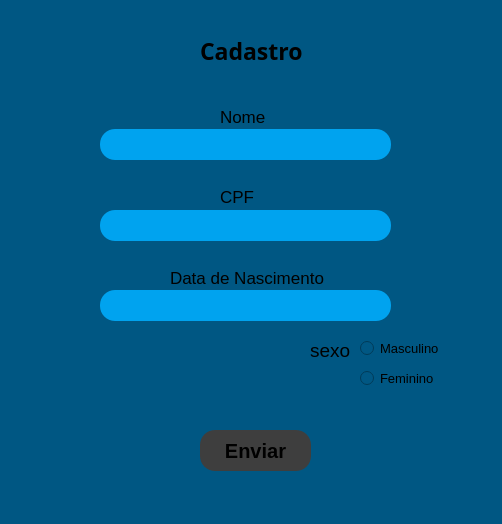
<?xml version="1.0" encoding="UTF-8"?>
<ui version="4.0">
 <class>TelaPrincipal</class>
 <widget class="QMainWindow" name="TelaPrincipal">
  <property name="geometry">
   <rect>
    <x>0</x>
    <y>0</y>
    <width>502</width>
    <height>524</height>
   </rect>
  </property>
  <property name="font">
   <font>
    <pointsize>12</pointsize>
   </font>
  </property>
  <property name="windowTitle">
   <string>MainWindow</string>
  </property>
  <property name="styleSheet">
   <string notr="true">
background-color: rgb(0, 87, 131);</string>
  </property>
  <widget class="QWidget" name="centralwidget">
   <widget class="QLabel" name="label">
    <property name="geometry">
     <rect>
      <x>200</x>
      <y>30</y>
      <width>111</width>
      <height>41</height>
     </rect>
    </property>
    <property name="font">
     <font>
      <family>PMingLiU-ExtB</family>
      <pointsize>17</pointsize>
      <weight>75</weight>
      <bold>true</bold>
     </font>
    </property>
    <property name="text">
     <string>Cadastro</string>
    </property>
   </widget>
   <widget class="QLineEdit" name="le_nome">
    <property name="geometry">
     <rect>
      <x>100</x>
      <y>129</y>
      <width>291</width>
      <height>31</height>
     </rect>
    </property>
    <property name="font">
     <font>
      <pointsize>12</pointsize>
     </font>
    </property>
    <property name="styleSheet">
     <string notr="true">background-color: rgb(0, 163, 239);
border-radius:15px;</string>
    </property>
   </widget>
   <widget class="QLabel" name="label_2">
    <property name="geometry">
     <rect>
      <x>220</x>
      <y>110</y>
      <width>47</width>
      <height>13</height>
     </rect>
    </property>
    <property name="font">
     <font>
      <pointsize>13</pointsize>
     </font>
    </property>
    <property name="text">
     <string>Nome</string>
    </property>
   </widget>
   <widget class="QLabel" name="label_3">
    <property name="geometry">
     <rect>
      <x>220</x>
      <y>190</y>
      <width>47</width>
      <height>13</height>
     </rect>
    </property>
    <property name="font">
     <font>
      <pointsize>13</pointsize>
     </font>
    </property>
    <property name="text">
     <string>CPF</string>
    </property>
   </widget>
   <widget class="QLineEdit" name="le_cpf">
    <property name="geometry">
     <rect>
      <x>100</x>
      <y>210</y>
      <width>291</width>
      <height>31</height>
     </rect>
    </property>
    <property name="font">
     <font>
      <pointsize>12</pointsize>
     </font>
    </property>
    <property name="styleSheet">
     <string notr="true">background-color: rgb(0, 163, 239);
border-radius:15px;</string>
    </property>
   </widget>
   <widget class="QLineEdit" name="le_nasc">
    <property name="geometry">
     <rect>
      <x>100</x>
      <y>290</y>
      <width>291</width>
      <height>31</height>
     </rect>
    </property>
    <property name="font">
     <font>
      <pointsize>12</pointsize>
     </font>
    </property>
    <property name="styleSheet">
     <string notr="true">background-color: rgb(0, 163, 239);
border-radius:15px;</string>
    </property>
   </widget>
   <widget class="QLabel" name="label_4">
    <property name="geometry">
     <rect>
      <x>170</x>
      <y>270</y>
      <width>171</width>
      <height>16</height>
     </rect>
    </property>
    <property name="font">
     <font>
      <pointsize>13</pointsize>
     </font>
    </property>
    <property name="text">
     <string>Data de Nascimento</string>
    </property>
   </widget>
   <widget class="QPushButton" name="pb_enviar">
    <property name="geometry">
     <rect>
      <x>200</x>
      <y>430</y>
      <width>111</width>
      <height>41</height>
     </rect>
    </property>
    <property name="font">
     <font>
      <pointsize>15</pointsize>
      <weight>75</weight>
      <bold>true</bold>
     </font>
    </property>
    <property name="styleSheet">
     <string notr="true">background-color: rgb(62, 62, 62);
border-radius:15px;
</string>
    </property>
    <property name="text">
     <string>Enviar</string>
    </property>
   </widget>
   <widget class="QLabel" name="lbl_situacao">
    <property name="geometry">
     <rect>
      <x>100</x>
      <y>399</y>
      <width>291</width>
      <height>31</height>
     </rect>
    </property>
    <property name="styleSheet">
     <string notr="true">color: rgb(255, 255, 255);</string>
    </property>
    <property name="text">
     <string/>
    </property>
    <property name="alignment">
     <set>Qt::AlignCenter</set>
    </property>
   </widget>
   <widget class="QRadioButton" name="rb_masc">
    <property name="geometry">
     <rect>
      <x>360</x>
      <y>340</y>
      <width>82</width>
      <height>17</height>
     </rect>
    </property>
    <property name="font">
     <font>
      <pointsize>10</pointsize>
     </font>
    </property>
    <property name="text">
     <string>Masculino</string>
    </property>
   </widget>
   <widget class="QRadioButton" name="rb_femi">
    <property name="geometry">
     <rect>
      <x>360</x>
      <y>370</y>
      <width>82</width>
      <height>17</height>
     </rect>
    </property>
    <property name="font">
     <font>
      <pointsize>10</pointsize>
     </font>
    </property>
    <property name="text">
     <string>Feminino</string>
    </property>
   </widget>
   <widget class="QLabel" name="label_5">
    <property name="geometry">
     <rect>
      <x>310</x>
      <y>340</y>
      <width>47</width>
      <height>21</height>
     </rect>
    </property>
    <property name="font">
     <font>
      <pointsize>14</pointsize>
     </font>
    </property>
    <property name="text">
     <string>sexo</string>
    </property>
   </widget>
  </widget>
  <widget class="QStatusBar" name="statusbar"/>
 </widget>
 <resources/>
 <connections/>
</ui>
